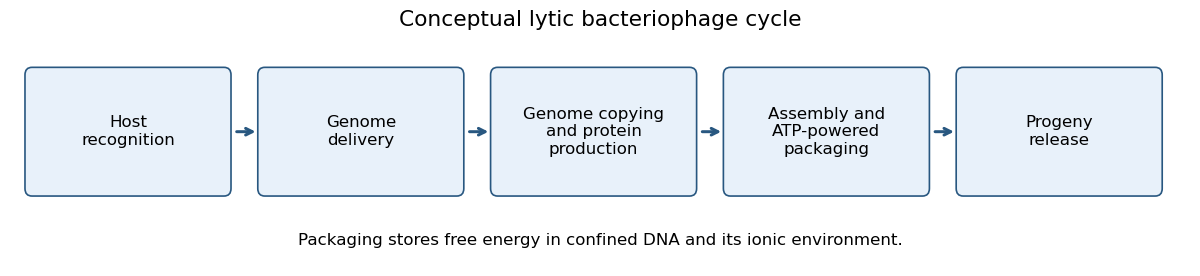

Recreate this plot in Python.
"""Conceptual lytic cycle, not an experimental protocol; Python 3.14/Matplotlib 3.10.7."""
from pathlib import Path
import matplotlib
matplotlib.use("Agg")
import matplotlib.pyplot as plt
from matplotlib.patches import FancyBboxPatch

fig, ax = plt.subplots(figsize=(10, 2.3), facecolor="white")
ax.set(xlim=(0, 10), ylim=(0, 2.1))
ax.axis("off")
labels=["Host\nrecognition", "Genome\ndelivery", "Genome copying\nand protein\nproduction", "Assembly and\nATP-powered\npackaging", "Progeny\nrelease"]
for i,label in enumerate(labels):
    x=.12+2*i
    ax.add_patch(FancyBboxPatch((x,.65),1.65,.90,boxstyle="round,pad=0.06",facecolor="#e8f1fa",edgecolor="#285780"))
    ax.text(x+.825,1.10,label,ha="center",va="center",fontsize=10)
    if i<4:
        ax.annotate("",xy=(x+1.95,1.10),xytext=(x+1.73,1.10),arrowprops={"arrowstyle":"->","lw":1.8,"color":"#285780"})
ax.text(5,1.94,"Conceptual lytic bacteriophage cycle",ha="center",fontsize=13)
ax.text(5,.20,"Packaging stores free energy in confined DNA and its ionic environment.",ha="center",fontsize=10)
fig.subplots_adjust(left=.015,right=.985,bottom=.02,top=.98)
fig.savefig(Path.cwd() / Path(__file__).with_suffix(".png").name,dpi=120,facecolor="white",transparent=False)
